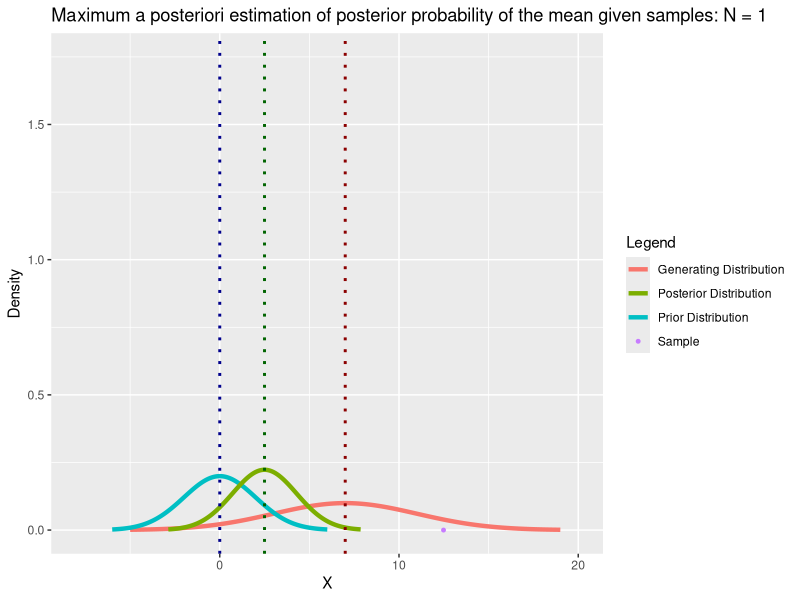
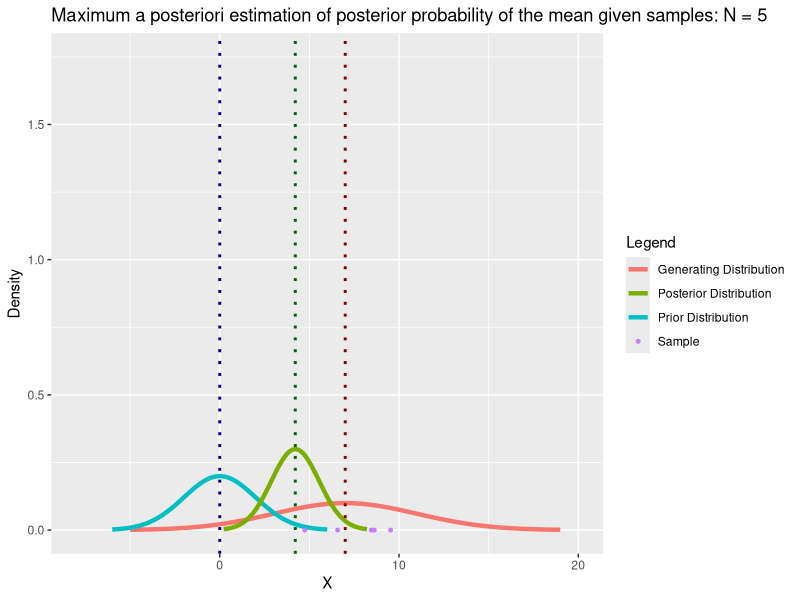
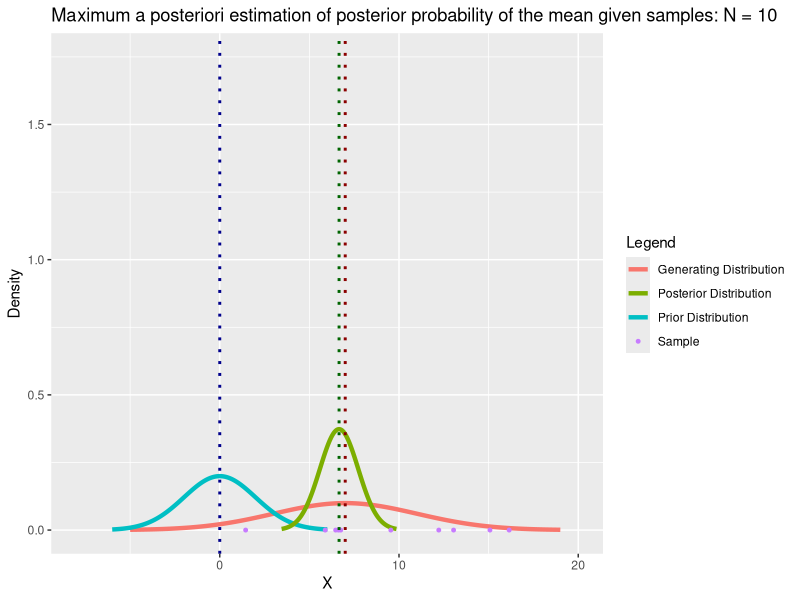
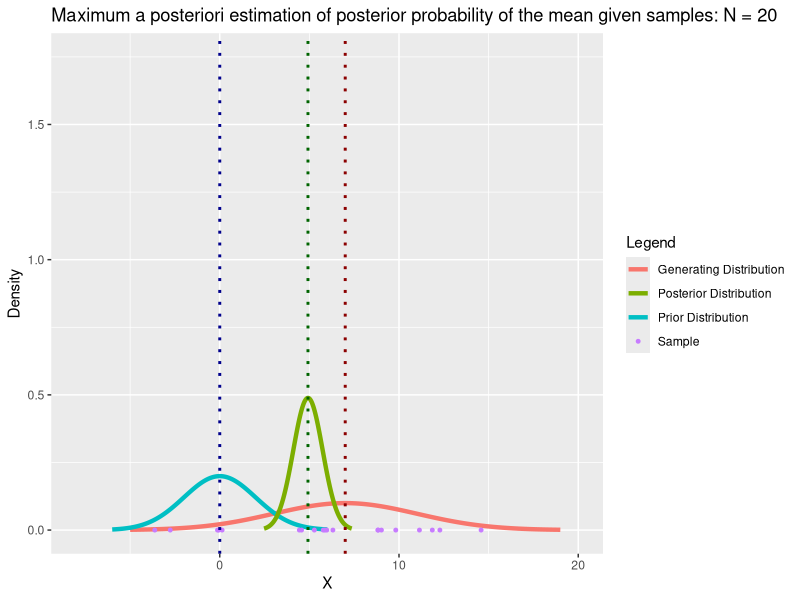
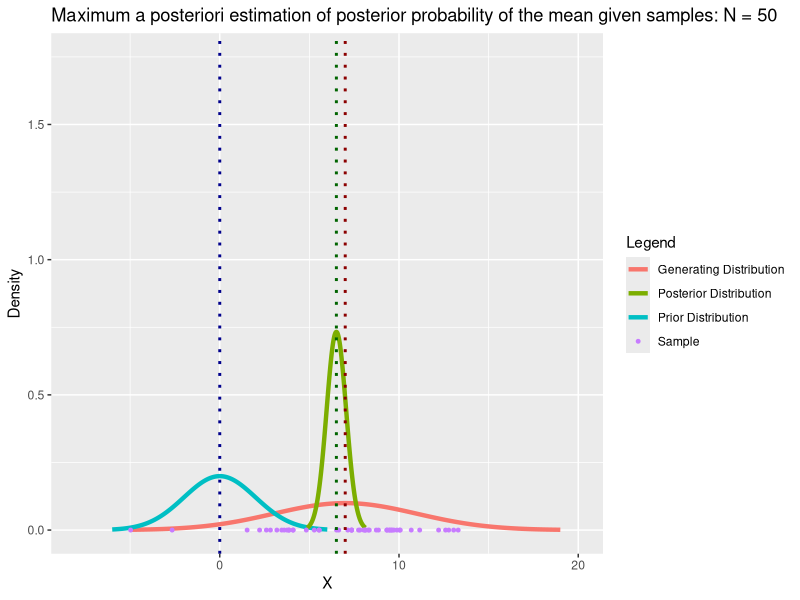
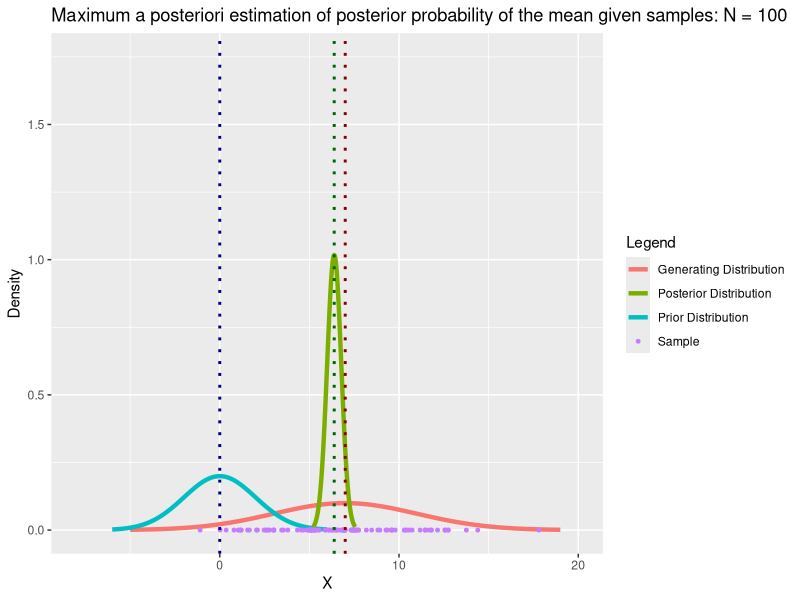
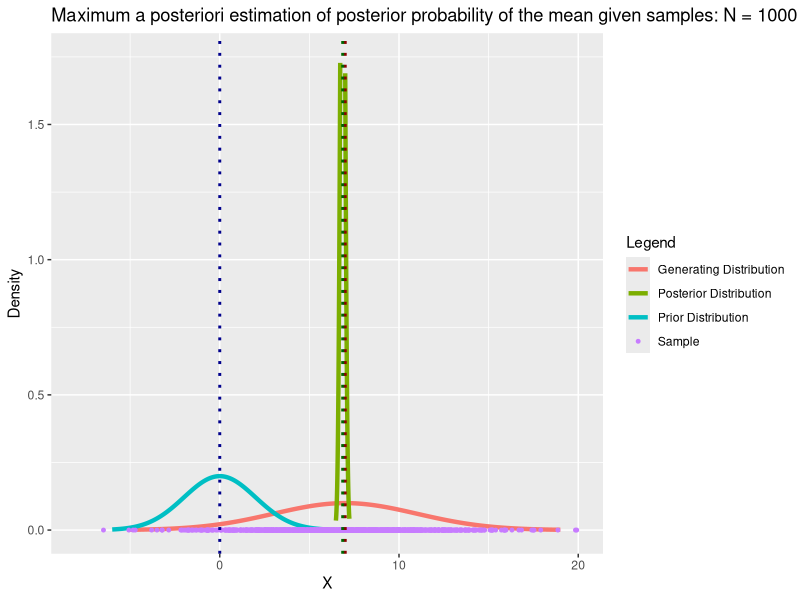
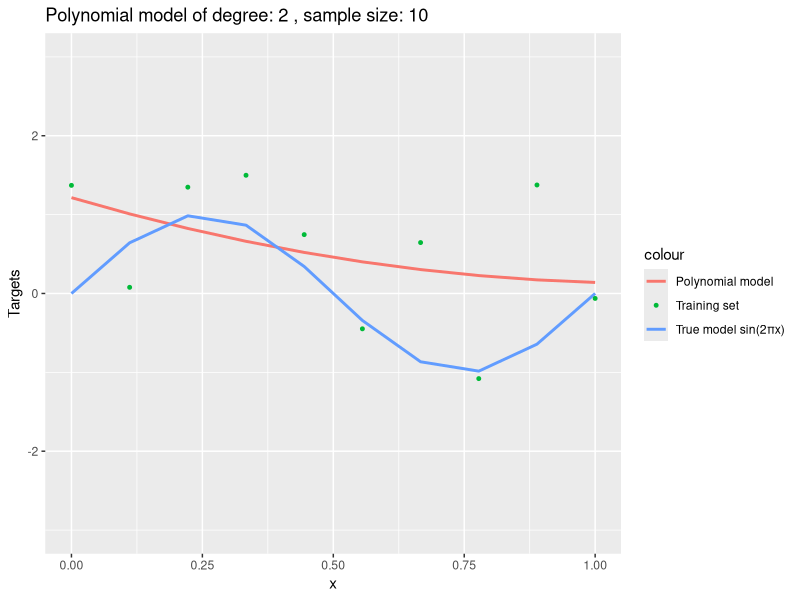

Reproduce these figures in R, in order.
## ---- chunk 1
# Required libraries
library(ggplot2)
library(tidyr)
## ---- chunk 2
# Allows for the generation of the data points
generate_points <- function(mean, variance) {
  sigma <- sqrt(variance)
  x <- array(seq(mean - 3 * sigma, mean + 3 * sigma, by = 0.01))
  y <- array(1 /(sqrt(2 * pi) * sigma) * exp(-1 / 2 * (x - mean)^2 / variance))
  return(data.frame(x, y))
}

map_estimation <- function(
    samples,
    prior_mu,
    prior_var,
    generating_mu,
    generating_var) {
  N <- length(samples)
  x_bar <- mean(samples)
  # Derived equation 1
  posterior_mu <- (prior_mu / prior_var^2 + N * x_bar /
    generating_var^2) / (1 / prior_var^2 + N / generating_var^2)
  # Derived equation 2
  posterior_var <- 1 / (1 / prior_var^2 + N / generating_var^2)
  return(list(mu = posterior_mu, var = posterior_var))
}
## ---- chunk 3
#Seed for reproducability
set.seed(42)
for (i in c(1, 5, 10, 20, 50, 100, 1000)) {
  samples <- rnorm(i, mean = 7, sd = 4)
  posterior_stats <- map_estimation(samples, 0, 2, 7, 4)
  posterior_mu <- posterior_stats$mu
  posterior_var <- posterior_stats$var
  
  # Create the data-frames for plotting with ggplot2
  generating_points_df <- generate_points(mean = 7, variance = 16)
  prior_points_df <- generate_points(mean = 0, variance = 4)
  posterior_points_df <- generate_points(mean = posterior_mu, variance = posterior_var)
  
  # Plot the distributions and their means for each sample
  figure <- ggplot() +
    geom_line(
      data = generating_points_df,
      aes(x = x, y = y, color = "Generating Distribution"), size = 1.5,
    ) +
    geom_line(
      data = prior_points_df,
      aes(x = x, y = y, color = "Prior Distribution"), size = 1.5,
    ) +
    geom_line(
      data = posterior_points_df,
      aes(x = x, y = y, color = "Posterior Distribution"), size = 1.5,
    ) +
    geom_point(
      data = data.frame(x = samples, y = rep(0, i)),
      aes(x = x, y = y,color = "Sample"), size = 1,
    ) +
    geom_vline(xintercept = 7, linetype="dotted", color ="darkred", size = 1) +
    geom_vline(xintercept = 0, linetype="dotted", color ="darkblue", size = 1,) +
    geom_vline(xintercept = posterior_mu, linetype="dotted", color ="darkgreen", size = 1) +
    ylim(0,1.75) + 
    xlim(-8,20) +
    labs(title = paste("Maximum a posteriori estimation of posterior probability of the mean given samples: N =", i), x = 'X', y = 'Density', color = "Legend")
  print(figure)
}
## ---- chunk 4
generate_model_points <- function(N, evenly_spaced = TRUE) {
  x_generating <- array(seq(0, 1,length.out = N))
  y_generating <-  array(sin(2 * pi * x_generating))
  
  if (evenly_spaced == TRUE) {
    X_train <-  array(seq(0, 1, length.out = N))
    y_train <-  array(sin(2 * pi * X_train) + rnorm(N, 0, 1))
  } else {
    X_train <-  array(runif(N, 0, 1))
    y_train <-  array(sin(2 * pi * X_train) + rnorm(N, 0, 1))
  }
  return(data.frame(X = X_train, Y = y_train, x = x_generating, y = y_generating))
}

polynomial_model_constructor <- function(X, degree){
  Phi <- matrix(0, nrow = length(X), ncol = degree + 1)
  for (i in 1:length(X)) {
    #Make the first column 1 for the bias term
    Phi[i,1] <- 1
    #Add to each column the corresponding degree of X
    Phi[i,2:(degree + 1)] <- X[i]^(1:degree)
  }
  return(Phi)
}

fit <- function(Phi, y_train) {
  w <- solve(t(Phi) %*% Phi) %*% t(Phi) %*% y_train
  return(array(w))
}


predict <- function(Phi, w) {
  return(Phi %*% w)
}


evaluate <- function(y_pred, y_train) {
  return(array(sqrt(sum(((y_pred - y_train)^2) / length(y_train))))) 
}
## ---- chunk 5

for (sample_size in c(10,100)){
  for (degree in c(2,3,4,5,9)){
    set.seed(42)
    model_points <- generate_model_points(sample_size,evenly_spaced = TRUE)
    Phi <- polynomial_model_constructor(model_points$X, degree)
    w_trained <- fit(Phi,model_points$Y)
    y_pred <- predict(Phi,w_trained)
    RMSE <- evaluate(y_pred,model_points$Y)
    # Print the tabulated coeficients for each polynomial degree along with training sample size, polynomial degree, RMSE
    print(data.frame( sample_size = sample_size, Polynomial_degree = degree, RMSE = RMSE, Coeficient = t(w_trained)))
    
  # plot the polynomial models vs the true model
  figure <- ggplot() + 
   geom_line(data = data.frame(x = model_points$X, y = y_pred), 
            aes(x = x, y = y, color = "Polynomial model"),  size = 1
  ) +
  geom_line(data = data.frame(x = model_points$x, y = model_points$y), 
            aes(x = x, y = y, color = "True model sin(2πx)"), size = 1
  ) +
  geom_point(data = data.frame(x = model_points$X, y = model_points$Y), 
            aes(x = x, y = y, color = "Training set"),  size = 1
  ) +
  xlim(0,1) +
  ylim(-3,3)+
  labs(y = ("Targets")) +
  ggtitle(paste("Polynomial model of degree:",degree,", sample size:",sample_size))
  print(figure)
  }
}
## ---- chunk 6
full_bayesian <- function(a, b, Phi_train, y_train, Phi_test) {
  # The Identity is an square matrix with rows and columns equal to the number of polynomial degrees + 1 for the bias term
  I <- diag(ncol(Phi_train))
  S <- solve(a*I + b*t(Phi_train) %*% Phi_train)
  m_y <- array()
  var_y <- array()
  # For each test point, we calculate the mean and variance of the posterior distribution
  for (i in 1:nrow(Phi_test)) {
    m_y[i] <- b*t(Phi_test[i,]) %*% S %*% t(Phi_train) %*% y_train
    var_y[i] <- 1/b + t(Phi_test[i,]) %*% S %*% Phi_test[i,]
  }
  return(data.frame(m_y = m_y, var_y = var_y))
}
## ---- chunk 7
for (seed in c(100,200,300,400)){
  set.seed(seed)
  #generate training set
  model_points_train <-  generate_model_points(10,evenly_spaced = FALSE)
  Phi_train <- polynomial_model_constructor(model_points_train$X,9)
  #generate test sets
  set.seed(42)
  model_points_test <-  generate_model_points(1000,evenly_spaced = FALSE)
  model_points_test$X <- sort(model_points_test$X)
  model_points_test$Y <- sort(model_points_test$Y)
  Phi_test <- polynomial_model_constructor(model_points_test$X,9)
  # Calculate the mean and variance of the predictive distribution for each test point
  bayesian_stats <- full_bayesian(0.005,11.1,Phi_train, model_points_train$Y, Phi_test)
  # Plot the true mode, training points, predictive distribution for the four generated training sets
  figure <- ggplot() +
  geom_line(data = model_points_train,aes(x = x, y = y, color = "True Model sin(2πx)"), size = 1.5
  ) +
  geom_line(data = bayesian_stats,aes(x = model_points_test$X, y = m_y, color = "Predictive distribution mean"), size = 1.5
  ) +
  geom_ribbon(data = bayesian_stats, aes(x = model_points_test$X, ymin = m_y - sqrt(var_y), ymax = m_y + sqrt(var_y), color = "Predictive distribution stdv, up to 2*σ"), fill = 'darkred',alpha = 0.3
  )+
  geom_ribbon(data = bayesian_stats, aes(x = model_points_test$X ,ymin = m_y - 2*sqrt(var_y), ymax = m_y + 2*sqrt(var_y), color = "Predictive distribution stdv, up to 2*σ"), fill = 'darkred',alpha = 0.3
  )+
  geom_point(data = model_points_train, 
  aes(x = X, y = Y, color = "Training set"), size = 2.5
  ) +
  labs(x = "X", y = "Targets") +
  ggtitle("Full Bayesian Regression, training set of N = 10 points") +
  ylim(-3,3) +
  xlim(0,1)
  plot(figure)
}
